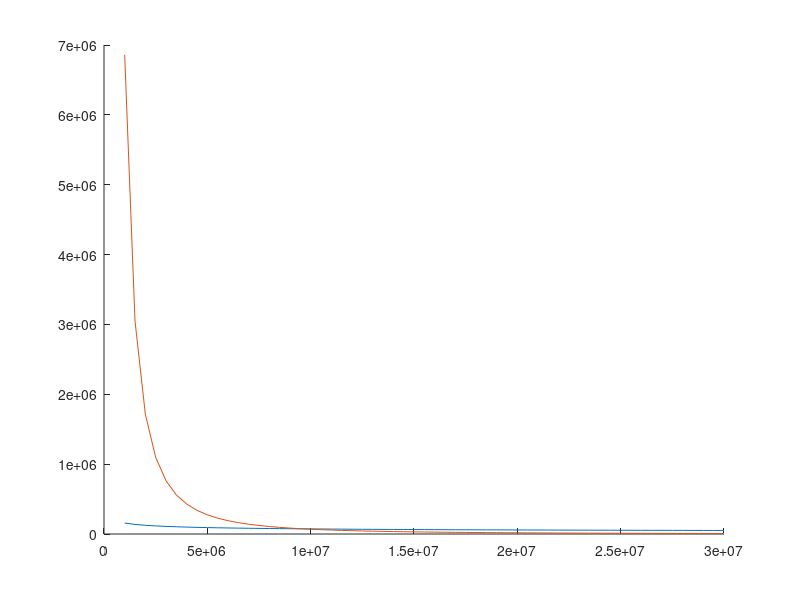

This figure's MATLAB source:
% Constants
c          = 299792458;  % m/s, speed of light(radio)
a          = 6371e3;     % m, Earth radius
epsilon_0  = 8.8542e-12; % Electric constant
epsilon_rg = 80;         % Water + NaCl
sigma_g    = 4;          % S/m, water + NaCl
current    = 0.01;       % A, antenna current at centre
he         = 0.1;        % m, antenna half length

FREQ_RANGE = 1e6 : 0.5e6 : 30e6; % Hz
freq_range_size = size(FREQ_RANGE);
dc = zeros(1, freq_range_size(2));
di = zeros(1, freq_range_size(2));

for i = 1 : freq_range_size(2)
  f         = FREQ_RANGE(i);
  lambda    = c / f;
  epsilon_c = epsilon_rg + ((1i * sigma_g) / (2 * pi * f * epsilon_0));

  k0 = (2 * pi) / lambda; % In air
  kg = k0 * sqrt(abs(epsilon_c)); % On ground

  dc(i) = a * (k0 * a / 2) ^ (-1 / 3);
  di(i) = (2 * (kg ^ 2)) / (k0 ^ 3);
end

figure;
hold on;
plot(FREQ_RANGE, dc);
plot(FREQ_RANGE, di);


